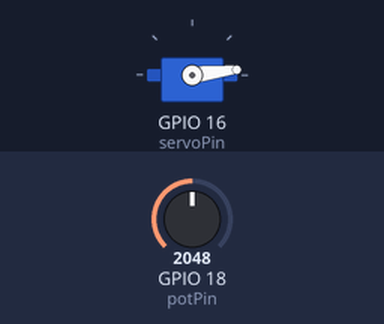
This program was run on a simulated ESP32-S3. Shown: servo. The inputs (shaded band) are chosen by the test bench; at power-on: GPIO 18 (potPin) = 2048. Servo pulses on a pin are drawn as a servo (544–2400 µs = 0–180°); what the program prints to the serial monitor is not drawn.

Above: at 1.2 s.
1.3 s: GPIO 18 (potPin) set to 2866
At 2.5 s:
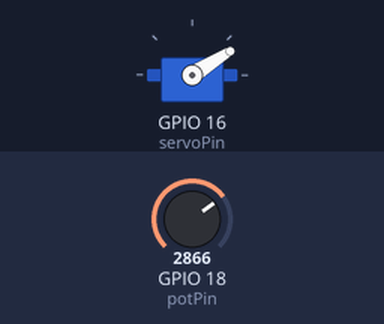
2.8 s: GPIO 18 (potPin) set to 3603
At 3.8 s:
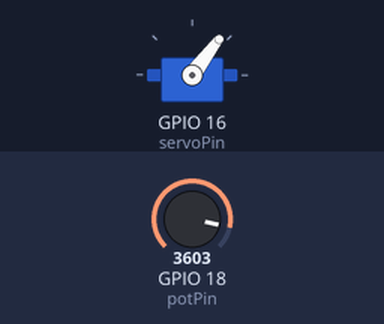
4.3 s: GPIO 18 (potPin) set to 4095
At 4.9 s:
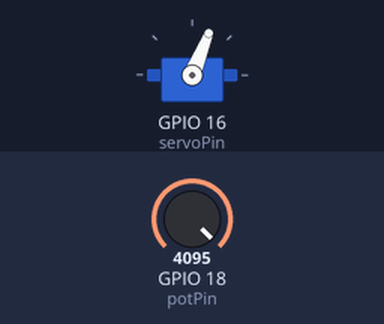
5.8 s: GPIO 18 (potPin) set to 2047
At 6.1 s:
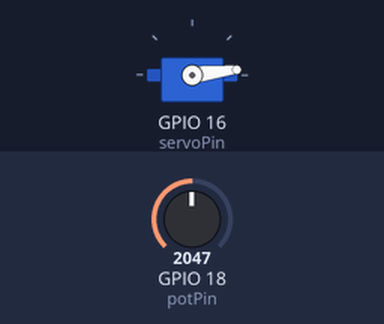
Timing chart, 0 to 8.3 s (numbered marks = the images above; inputs shaded):
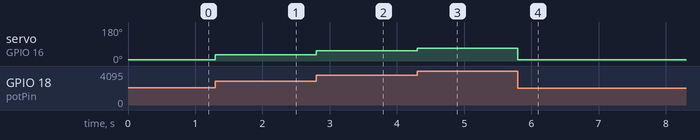

Measured:
- after the input at 1.3 s, servo on GPIO 16 (servoPin): 7° → 32° at once
- after the input at 2.8 s, servo on GPIO 16 (servoPin): 32° → 53° at once
- after the input at 4.3 s, servo on GPIO 16 (servoPin): 53° → 68° at once
- after the input at 5.8 s, servo on GPIO 16 (servoPin): 68° → 7° at once

The program:

main.cpp
```cpp
#include <arduino.h>

const int potPin = 18;
const int servoPin = 16;
const int freq = 50;
const int channel = 0;
const int res = 12;

void setup() {
  Serial.begin(115200);
   ledcSetup(channel, freq, res);
   ledcAttachPin(servoPin, channel);
}

void loop() {
  int potValue = analogRead(potPin); // Hasil: 0 - 4095
  int pwmValue = map(potValue, 0, 4095, 0, 255); // Konversi ke 0 - 255
  Serial.println(pwmValue);
  ledcWrite (channel,pwmValue);

}
```
